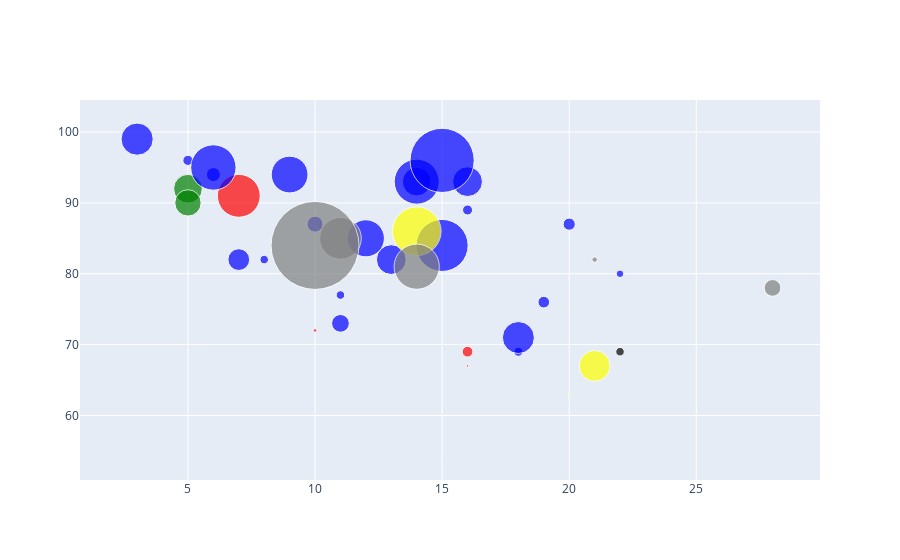

Notebook code cell kept with this figure:
### Code cell
fig = go.Figure()

fig.add_trace(go.Scatter(x=df['Air pollution in ugm3'],
                        y=df['Water quality as pct'],
                        text=df['Country'],
                        mode='markers',
                        marker=dict(size=df['Household net financial wealth in usd']/2000,
                                   color=colors)))

### Figure 1 — Plotly figure (JSON) as saved in the notebook; plotly's stock layout.template omitted (floating-point values rounded to 4 significant figures)
{"data": [{"marker": {"color": ["Green", "Blue", "Blue", "Red", "Red", "Blue", "Blue", "Blue", "Blue", "Blue", "Blue", "Blue", "Blue", "Blue", "Blue", "Yellow", "Blue", "Yellow", "Gray", "Blue", "Blue", "Red", "Blue", "Green", "Blue", "Blue", "Blue", "Gray", "Blue", "Blue", "Blue", "Blue", "Yellow", "Gray", "Gray", "Gray", "Red", "Gray", "Black"], "size": [28.73, 29.79, 52.04, 42.88, 10.7, 12.13, 36.77, 8.483, 13.99, 29.74, 28.68, 9.059, 11.64, 32.2, 21.75, 30.9, 32.01, 48.8, 16.75, 8.553, 37.07, 2.375, 45.0, 26.36, 10.17, 7.498, 15.94, 5.423, 10.02, 17.72, 45.35, 64.21, 2.215, 41.7, 88.04, 45.28, 3.551, 1.13, 8.521]}, "mode": "markers", "text": ["Australia", "Austria", "Belgium", "Canada", "Chile", "Czech Republic", "Denmark", "Estonia", "Finland", "France", "Germany", "Greece", "Hungary", "Iceland", "Ireland", "Israel", "Italy", "Japan", "South Korea", "Latvia", "Luxembourg", "Mexico", "Netherlands", "New Zealand", "Norway", "Poland", "Portugal", "Slovak Republic", "Slovenia", "Spain", "Sweden", "Switzerland", "Turkey", "United Kingdom", "USA", "OECD - Total", "Brazil", "Russia", "South Africa"], "type": "scatter", "x": [5, 16, 15, 7, 16, 20, 9, 8, 6, 13, 14, 18, 19, 3, 7, 21, 18, 14, 28, 11, 12, 16, 14, 5, 5, 22, 10, 21, 16, 11, 6, 15, 20, 11, 10, 14, 10, 15, 22], "y": [92, 93, 84, 91, 69, 87, 94, 82, 94, 82, 93, 69, 76, 99, 82, 67, 71, 86, 78, 77, 85, 67, 93, 90, 96, 80, 87, 82, 89, 73, 95, 96, 63, 85, 84, 81, 72, 54, 69]}], "layout": {}}
